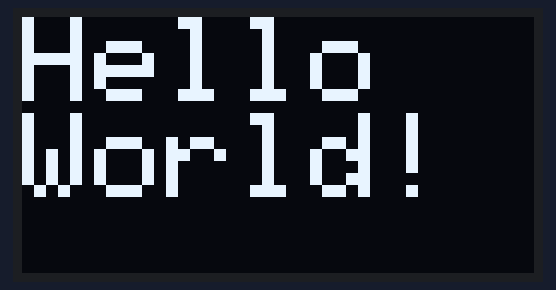
The sketch below on a simulated Arduino Uno, built with avr-gcc and run on an emulated ATmega328P. Parts: 128×64 one-colour display.

Above: at 0.1 s.

The sketch:

bWk6_Ex2_HelloWorld.ino
```cpp
/*
 * Used ssd1306 128-64 example to get started
 */

#include <SPI.h>
#include <Wire.h>
#include <Adafruit_GFX.h>
#include <Adafruit_SSD1306.h>

#define SCREEN_WIDTH 128 // OLED display width, in pixels
#define SCREEN_HEIGHT 64 // OLED display height, in pixels

#define OLED_RESET     -1 // Reset pin # (or -1 if sharing Arduino reset pin)
#define SCREEN_ADDRESS 0x3C
Adafruit_SSD1306 display(SCREEN_WIDTH, SCREEN_HEIGHT, &Wire, OLED_RESET);


void setup() {
  Serial.begin(9600);

  // SSD1306_SWITCHCAPVCC = generate display voltage from 3.3V internally
  if(!display.begin(SSD1306_SWITCHCAPVCC, SCREEN_ADDRESS)) {
    Serial.println(F("SSD1306 allocation failed"));
    for(;;); // Don't proceed, loop forever
  }

  // Clear the buffer
  display.clearDisplay();

  helloworld();    // Draw 'stylized' characters

}

void loop() {
}

void helloworld(void) {
  display.clearDisplay();

  display.setTextSize(3);             // Normal 1:1 pixel scale
  display.setTextColor(SSD1306_WHITE);        // Draw white text
  display.setCursor(0,0);             // Start at top-left corner
  display.println(F("Hello"));
  display.println(F("World!"));

  display.display();
  delay(20000);
}
```
